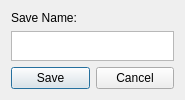
<?xml version="1.0" encoding="UTF-8"?>
<ui version="4.0">
 <class>Dialog</class>
 <widget class="QDialog" name="Dialog">
  <property name="geometry">
   <rect>
    <x>0</x>
    <y>0</y>
    <width>185</width>
    <height>100</height>
   </rect>
  </property>
  <property name="minimumSize">
   <size>
    <width>185</width>
    <height>80</height>
   </size>
  </property>
  <property name="maximumSize">
   <size>
    <width>185</width>
    <height>150</height>
   </size>
  </property>
  <property name="windowTitle">
   <string>Dialog</string>
  </property>
  <layout class="QGridLayout" name="gridLayout">
   <item row="0" column="0">
    <widget class="QLabel" name="label">
     <property name="maximumSize">
      <size>
       <width>16777215</width>
       <height>20</height>
      </size>
     </property>
     <property name="text">
      <string>Save Name:</string>
     </property>
    </widget>
   </item>
   <item row="1" column="0" colspan="2">
    <widget class="QPlainTextEdit" name="SaveName_Name">
     <property name="sizePolicy">
      <sizepolicy hsizetype="Expanding" vsizetype="Fixed">
       <horstretch>0</horstretch>
       <verstretch>0</verstretch>
      </sizepolicy>
     </property>
     <property name="maximumSize">
      <size>
       <width>16777215</width>
       <height>30</height>
      </size>
     </property>
     <property name="baseSize">
      <size>
       <width>0</width>
       <height>0</height>
      </size>
     </property>
     <property name="inputMethodHints">
      <set>Qt::ImhNone</set>
     </property>
     <property name="verticalScrollBarPolicy">
      <enum>Qt::ScrollBarAlwaysOff</enum>
     </property>
     <property name="tabChangesFocus">
      <bool>true</bool>
     </property>
     <property name="lineWrapMode">
      <enum>QPlainTextEdit::NoWrap</enum>
     </property>
    </widget>
   </item>
   <item row="2" column="0">
    <widget class="QPushButton" name="SaveName_Save">
     <property name="text">
      <string>Save</string>
     </property>
    </widget>
   </item>
   <item row="2" column="1">
    <widget class="QPushButton" name="SaveName_Cancel">
     <property name="text">
      <string>Cancel</string>
     </property>
    </widget>
   </item>
  </layout>
 </widget>
 <resources/>
 <connections>
  <connection>
   <sender>SaveName_Cancel</sender>
   <signal>clicked()</signal>
   <receiver>Dialog</receiver>
   <slot>reject()</slot>
   <hints>
    <hint type="sourcelabel">
     <x>138</x>
     <y>78</y>
    </hint>
    <hint type="destinationlabel">
     <x>168</x>
     <y>5</y>
    </hint>
   </hints>
  </connection>
 </connections>
</ui>
